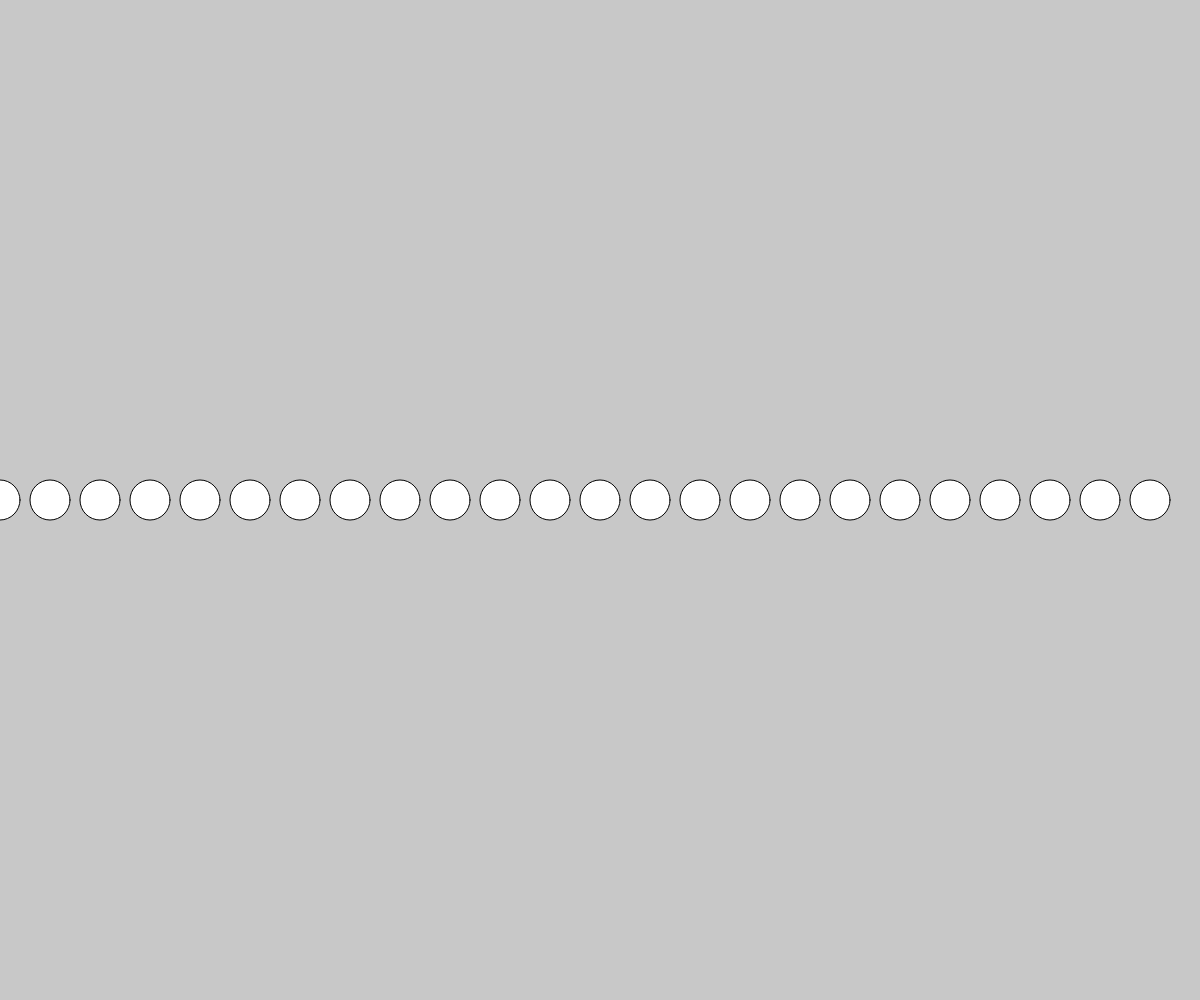
Frame 1 (no input)
Frame 60 (no input): identical to frame 1, image omitted
Frame 120 (the mouse pressed at the canvas centre since frame 60): identical to frame 1, image omitted

The p5.js sketch that drew this single still picture (run headless with seeded random() and noise() and a simulated clock; from frame 60 on, the mouse is pressed at the canvas centre):

// p5.js sketch
// ── sketch.js
function setup() {
  createCanvas(windowWidth, windowHeight);
}

function draw() {
  background(200);
  
  for (var i=0; i<width; i=i+50) {
    ellipse(i, height/2, 40, 40);
  }

}
